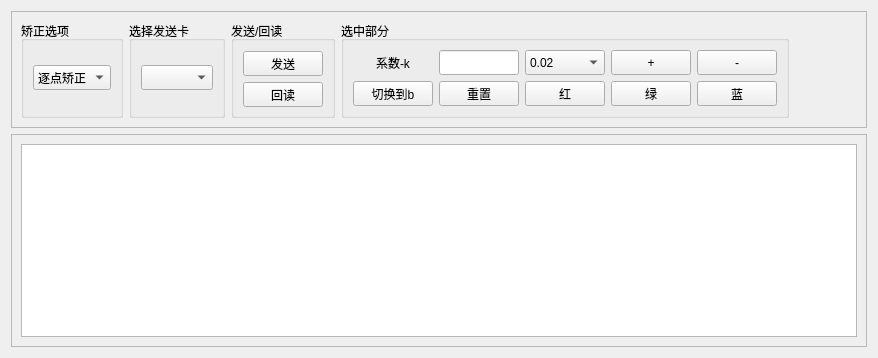
      <widget class="QWidget" name="page_7">
       <layout class="QVBoxLayout" name="verticalLayout_14" stretch="1,8">
        <item>
         <widget class="QFrame" name="frame_2">
          <property name="frameShape">
           <enum>QFrame::StyledPanel</enum>
          </property>
          <property name="frameShadow">
           <enum>QFrame::Raised</enum>
          </property>
          <layout class="QHBoxLayout" name="horizontalLayout_12" stretch="1,1,1,5,1">
           <item>
            <widget class="QGroupBox" name="groupBox_7">
             <property name="title">
              <string>矫正选项</string>
             </property>
             <layout class="QHBoxLayout" name="horizontalLayout_14">
              <item>
               <widget class="QComboBox" name="comboBox">
                <property name="minimumSize">
                 <size>
                  <width>0</width>
                  <height>25</height>
                 </size>
                </property>
                <property name="maximumSize">
                 <size>
                  <width>16777215</width>
                  <height>16777215</height>
                 </size>
                </property>
                <item>
                 <property name="text">
                  <string>逐点矫正</string>
                 </property>
                </item>
                <item>
                 <property name="text">
                  <string>拼缝矫正</string>
                 </property>
                </item>
               </widget>
              </item>
             </layout>
            </widget>
           </item>
           <item>
            <widget class="QGroupBox" name="groupBox_8">
             <property name="title">
              <string>选择发送卡</string>
             </property>
             <layout class="QHBoxLayout" name="horizontalLayout_15">
              <item>
               <widget class="QComboBox" name="comboBox_2">
                <property name="minimumSize">
                 <size>
                  <width>0</width>
                  <height>25</height>
                 </size>
                </property>
                <property name="maximumSize">
                 <size>
                  <width>16777215</width>
                  <height>16777215</height>
                 </size>
                </property>
               </widget>
              </item>
             </layout>
            </widget>
           </item>
           <item>
            <widget class="QGroupBox" name="groupBox_9">
             <property name="title">
              <string>发送/回读</string>
             </property>
             <layout class="QVBoxLayout" name="verticalLayout_15">
              <item>
               <widget class="QPushButton" name="pushButton_3">
                <property name="minimumSize">
                 <size>
                  <width>0</width>
                  <height>25</height>
                 </size>
                </property>
                <property name="maximumSize">
                 <size>
                  <width>16777215</width>
                  <height>22</height>
                 </size>
                </property>
                <property name="text">
                 <string>发送</string>
                </property>
               </widget>
              </item>
              <item>
               <widget class="QPushButton" name="pushButton_10">
                <property name="minimumSize">
                 <size>
                  <width>0</width>
                  <height>25</height>
                 </size>
                </property>
                <property name="maximumSize">
                 <size>
                  <width>16777215</width>
                  <height>22</height>
                 </size>
                </property>
                <property name="text">
                 <string>回读</string>
                </property>
               </widget>
              </item>
             </layout>
            </widget>
           </item>
           <item>
            <widget class="QGroupBox" name="groupBox_10">
             <property name="title">
              <string>选中部分</string>
             </property>
             <layout class="QGridLayout" name="gridLayout_3" columnstretch="1,1,1,1,1" columnminimumwidth="1,1,1,1,1">
              <item row="0" column="1">
               <widget class="QLineEdit" name="lineEdit_CurValue">
                <property name="minimumSize">
                 <size>
                  <width>0</width>
                  <height>25</height>
                 </size>
                </property>
                <property name="maximumSize">
                 <size>
                  <width>16777215</width>
                  <height>30</height>
                 </size>
                </property>
               </widget>
              </item>
              <item row="0" column="0">
               <widget class="QLabel" name="label_CurFac">
                <property name="minimumSize">
                 <size>
                  <width>0</width>
                  <height>25</height>
                 </size>
                </property>
                <property name="maximumSize">
                 <size>
                  <width>16777215</width>
                  <height>30</height>
                 </size>
                </property>
                <property name="text">
                 <string>系数-k</string>
                </property>
                <property name="alignment">
                 <set>Qt::AlignCenter</set>
                </property>
               </widget>
              </item>
              <item row="2" column="3">
               <widget class="QPushButton" name="pushButton_Green">
                <property name="minimumSize">
                 <size>
                  <width>0</width>
                  <height>25</height>
                 </size>
                </property>
                <property name="maximumSize">
                 <size>
                  <width>16777215</width>
                  <height>30</height>
                 </size>
                </property>
                <property name="text">
                 <string>绿</string>
                </property>
                <property name="checkable">
                 <bool>true</bool>
                </property>
                <property name="autoRepeat">
                 <bool>true</bool>
                </property>
                <property name="autoExclusive">
                 <bool>true</bool>
                </property>
               </widget>
              </item>
              <item row="2" column="4">
               <widget class="QPushButton" name="pushButton_Blue">
                <property name="minimumSize">
                 <size>
                  <width>0</width>
                  <height>25</height>
                 </size>
                </property>
                <property name="maximumSize">
                 <size>
                  <width>16777215</width>
                  <height>30</height>
                 </size>
                </property>
                <property name="text">
                 <string>蓝</string>
                </property>
                <property name="checkable">
                 <bool>true</bool>
                </property>
                <property name="autoRepeat">
                 <bool>true</bool>
                </property>
                <property name="autoExclusive">
                 <bool>true</bool>
                </property>
               </widget>
              </item>
              <item row="2" column="2">
               <widget class="QPushButton" name="pushButton_Red">
                <property name="minimumSize">
                 <size>
                  <width>0</width>
                  <height>25</height>
                 </size>
                </property>
                <property name="maximumSize">
                 <size>
                  <width>16777215</width>
                  <height>30</height>
                 </size>
                </property>
                <property name="text">
                 <string>红</string>
                </property>
                <property name="checkable">
                 <bool>true</bool>
                </property>
                <property name="autoRepeat">
                 <bool>true</bool>
                </property>
                <property name="autoExclusive">
                 <bool>true</bool>
                </property>
               </widget>
              </item>
              <item row="2" column="1">
               <widget class="QPushButton" name="pushButton_13">
                <property name="minimumSize">
                 <size>
                  <width>0</width>
                  <height>25</height>
                 </size>
                </property>
                <property name="maximumSize">
                 <size>
                  <width>16777215</width>
                  <height>30</height>
                 </size>
                </property>
                <property name="text">
                 <string>重置</string>
                </property>
               </widget>
              </item>
              <item row="2" column="0">
               <widget class="QPushButton" name="pushButton_SwitchKandB">
                <property name="minimumSize">
                 <size>
                  <width>0</width>
                  <height>25</height>
                 </size>
                </property>
                <property name="maximumSize">
                 <size>
                  <width>16777215</width>
                  <height>30</height>
                 </size>
                </property>
                <property name="text">
                 <string>切换到b</string>
                </property>
                <property name="checkable">
                 <bool>false</bool>
                </property>
                <property name="autoExclusive">
                 <bool>false</bool>
                </property>
               </widget>
              </item>
              <item row="0" column="2">
               <widget class="QComboBox" name="comboBox_SelectDeltaValue">
                <property name="minimumSize">
                 <size>
                  <width>0</width>
                  <height>25</height>
                 </size>
                </property>
                <property name="maximumSize">
                 <size>
                  <width>16777215</width>
                  <height>30</height>
                 </size>
                </property>
                <item>
                 <property name="text">
                  <string>0.02</string>
                 </property>
                </item>
                <item>
                 <property name="text">
                  <string>0.01</string>
                 </property>
                </item>
                <item>
                 <property name="text">
                  <string>0.005</string>
                 </property>
                </item>
                <item>
                 <property name="text">
                  <string>5%</string>
                 </property>
                </item>
                <item>
                 <property name="text">
                  <string>2%</string>
                 </property>
                </item>
                <item>
                 <property name="text">
                  <string>1%</string>
                 </property>
                </item>
                <item>
                 <property name="text">
                  <string>1/63</string>
                 </property>
                </item>
                <item>
                 <property name="text">
                  <string>1/255</string>
                 </property>
                </item>
               </widget>
              </item>
              <item row="0" column="3">
               <widget class="QPushButton" name="pushButton_Plus">
                <property name="minimumSize">
                 <size>
                  <width>0</width>
                  <height>25</height>
                 </size>
                </property>
                <property name="maximumSize">
                 <size>
                  <width>16777215</width>
                  <height>30</height>
                 </size>
                </property>
                <property name="text">
                 <string>+</string>
                </property>
               </widget>
              </item>
              <item row="0" column="4">
               <widget class="QPushButton" name="pushButton_Sub">
                <property name="minimumSize">
                 <size>
                  <width>0</width>
                  <height>25</height>
                 </size>
                </property>
                <property name="maximumSize">
                 <size>
                  <width>16777215</width>
                  <height>30</height>
                 </size>
                </property>
                <property name="text">
                 <string>-</string>
                </property>
               </widget>
              </item>
             </layout>
            </widget>
           </item>
           <item>
            <spacer name="horizontalSpacer_15">
             <property name="orientation">
              <enum>Qt::Horizontal</enum>
             </property>
             <property name="sizeHint" stdset="0">
              <size>
               <width>40</width>
               <height>20</height>
              </size>
             </property>
            </spacer>
           </item>
          </layout>
         </widget>
        </item>
        <item>
         <widget class="QFrame" name="frame_3">
          <property name="frameShape">
           <enum>QFrame::StyledPanel</enum>
          </property>
          <property name="frameShadow">
           <enum>QFrame::Raised</enum>
          </property>
          <layout class="QHBoxLayout" name="horizontalLayout_13">
           <item>
            <widget class="QTableView" name="tableView_everyPoint"/>
           </item>
          </layout>
         </widget>
        </item>
       </layout>
      </widget>
